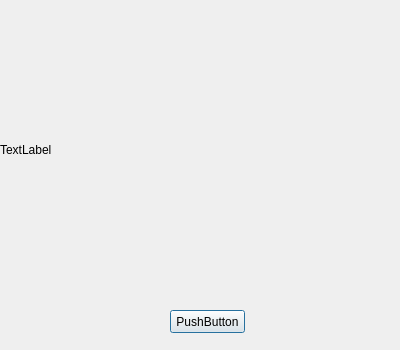
<?xml version="1.0" encoding="UTF-8"?>
<ui version="4.0">
 <class>drawform</class>
 <widget class="QDialog" name="drawform">
  <property name="geometry">
   <rect>
    <x>0</x>
    <y>0</y>
    <width>400</width>
    <height>350</height>
   </rect>
  </property>
  <property name="windowTitle">
   <string>drawform</string>
  </property>
  <widget class="QLabel" name="label">
   <property name="geometry">
    <rect>
     <x>0</x>
     <y>0</y>
     <width>400</width>
     <height>300</height>
    </rect>
   </property>
   <property name="text">
    <string>TextLabel</string>
   </property>
  </widget>
  <widget class="QPushButton" name="pushButton">
   <property name="geometry">
    <rect>
     <x>170</x>
     <y>310</y>
     <width>75</width>
     <height>23</height>
    </rect>
   </property>
   <property name="text">
    <string>PushButton</string>
   </property>
  </widget>
 </widget>
 <layoutdefault spacing="6" margin="11"/>
 <resources/>
 <connections/>
</ui>
